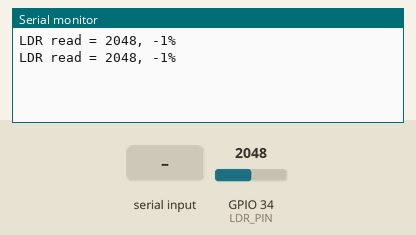
This program was run on a simulated ESP32. Parts: the last lines printed to the serial monitor. The inputs (shaded band) are chosen by the test bench; at power-on: GPIO 34 (LDR_PIN) = 2048. EEPROM starts erased.

Above: at 1.2 s.
1.3 s: "CONFIG\n" received over Serial
At 2.5 s:
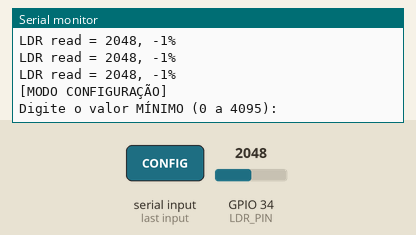
3.5 s: "RESET\n" received over Serial
At 4.7 s:
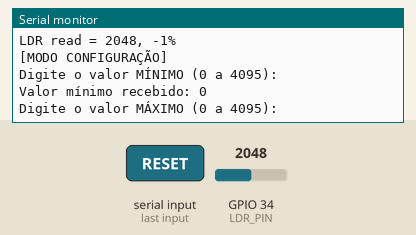
5.0 s: "SHOW\n" received over Serial
At 5.8 s:
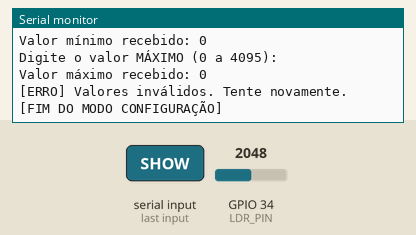
6.5 s: GPIO 34 (LDR_PIN) set to 2866
At 7.7 s:
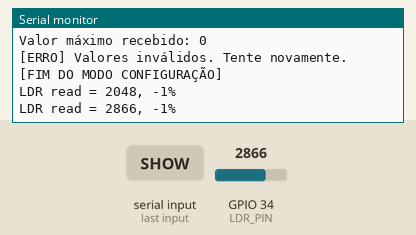
8.0 s: "RESET\n" received over Serial
At 8.8 s:
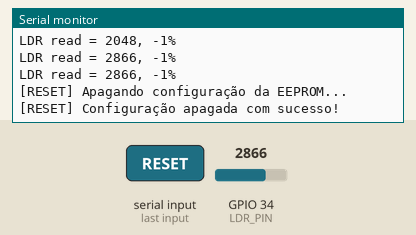
9.5 s: "SHOW\n" received over Serial
At 11.1 s:
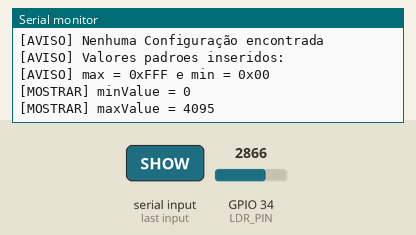
Timing chart, 0 to 12.5 s (numbered marks = the images above; inputs shaded):
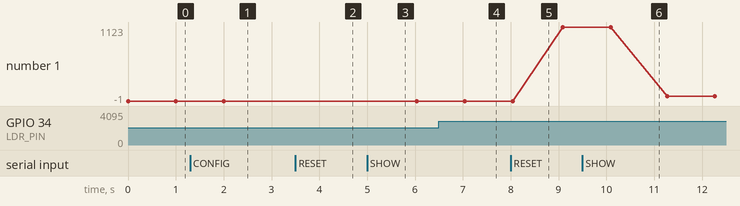

The program:

main.cpp
```cpp
#include <Arduino.h>
#include <EEPROM.h>

#define LDR_PIN             34

#define EEPROM_SIZE         0xFF
#define ADDRESS_CONFIG_FLAG 0x00
#define ADDRESS_MIN_VALUE   0x01
#define ADDRESS_MAX_VALUE   0x05

class LDRConfig {

  public:

    int maxValue;
    int minValue;

    LDRConfig();

  static void fromMemory(LDRConfig* config);
  static void toMemory(LDRConfig* config);

};

LDRConfig::LDRConfig() {

  this->maxValue = 0xFFF;
  this->minValue = 0x00;

}

void LDRConfig::fromMemory(LDRConfig* config) {

  uint8_t data       = EEPROM.read(ADDRESS_CONFIG_FLAG);
  bool    configFlag = static_cast<bool>(data);

  if (!configFlag) {

    Serial.println("[AVISO] Nenhuma Configuração encontrada");
    Serial.println("[AVISO] Valores padroes inseridos:");
    Serial.println("[AVISO] max = 0xFFF e min = 0x00");

    config->maxValue = 0xFFF;
    config->minValue = 0x00;

    return;
  }

  config->maxValue = EEPROM.readInt(ADDRESS_MAX_VALUE);
  config->minValue = EEPROM.readInt(ADDRESS_MIN_VALUE);

};

void LDRConfig::toMemory(LDRConfig* config) {

  EEPROM.write(ADDRESS_CONFIG_FLAG, 0x01);
  EEPROM.writeInt(ADDRESS_MIN_VALUE, config->minValue);
  EEPROM.writeInt(ADDRESS_MAX_VALUE, config->maxValue);
  EEPROM.commit();

}

uint16_t readLDR(uint8_t pin) {
  return analogRead(pin);
}

int readLDRPercentage(uint8_t pin, LDRConfig* config) {

  uint16_t ldrValue = readLDR(pin);
  long ldrMapValue  = map(
    static_cast<long>(ldrValue),
    static_cast<long>(config->minValue),
    static_cast<long>(config->maxValue),
    0,
    100
  );

  return static_cast<int>(ldrMapValue);
}

void configurationMode(LDRConfig* config) {

  Serial.println("[MODO CONFIGURAÇÃO]");
  Serial.println("Digite o valor MÍNIMO (0 a 4095): ");

  while (Serial.available() == 0) delay(10);

  int minValue = Serial.readStringUntil('\n').toInt();

  Serial.println("Valor mínimo recebido: " + String(minValue));
  Serial.println("Digite o valor MÁXIMO (0 a 4095): ");

  while (Serial.available() == 0) delay(10);

  int maxValue = Serial.readStringUntil('\n').toInt();

  Serial.println("Valor máximo recebido: " + String(maxValue));

  if (minValue >= 0 && maxValue <= 4095 && minValue < maxValue) {

    config->minValue = minValue;
    config->maxValue = maxValue;

    LDRConfig::toMemory(config);

    Serial.println("[CONFIG] Configuração salva com sucesso!");

  } else {

    Serial.println("[ERRO] Valores inválidos. Tente novamente.");

  }

  Serial.println("[FIM DO MODO CONFIGURAÇÃO]");

}

void resetConfig(LDRConfig* config) {

  Serial.println("[RESET] Apagando configuração da EEPROM...");

  EEPROM.write(ADDRESS_CONFIG_FLAG, 0x00);
  EEPROM.commit();

  config->minValue = 0;
  config->maxValue = 0xFF;

  Serial.println("[RESET] Configuração apagada com sucesso!");

}

void showConfig(LDRConfig* config) {

    Serial.println("[MOSTRAR] Lendo configuração da EEPROM...");

    LDRConfig::fromMemory(config);

    Serial.println("[MOSTRAR] minValue = " + String(config->minValue));
    Serial.println("[MOSTRAR] maxValue = " + String(config->maxValue));

}

LDRConfig config;
String    command;

void setup() {

  Serial.begin(9600);
  EEPROM.begin(EEPROM_SIZE);

  LDRConfig::fromMemory(&config);

}

void loop() {

  uint16_t ldrValue      = readLDR(LDR_PIN);
  int ldrPercentageValue = readLDRPercentage(LDR_PIN, &config);

  Serial.print("LDR read = ");
  Serial.print(ldrValue);
  Serial.print(", ");
  Serial.print(ldrPercentageValue);
  Serial.println("%");

  if (Serial.available() > 0) {

    command = Serial.readStringUntil('\n');
    command.trim();

  }

  if (command.equalsIgnoreCase("CONFIG")) {
    configurationMode(&config);
  }

  if (command.equalsIgnoreCase("RESET")) {
    resetConfig(&config);
  }

  if (command.equalsIgnoreCase("SHOW")) {
    showConfig(&config);
  }

  command = "";

  delay(1000);

}
```

Measured:
- after the input at 1.3 s, the serial monitor: prints a new line after 0.70 s (image 1)
- after the input at 3.5 s, the serial monitor: prints a new line at once (image 2)
- after the input at 5.0 s, the serial monitor: prints a new line at once (image 3)
- after the input at 6.5 s, the serial monitor: prints a new line after 0.54 s (image 4)
- after the input at 8.0 s, the serial monitor: prints a new line at once (image 5)
- after the input at 9.5 s, the serial monitor: prints a new line after 0.59 s (image 6)
- plotted number 1: -1 → 1123 after the input at 8.0 s, 1123 → 69 after the input at 9.5 s
